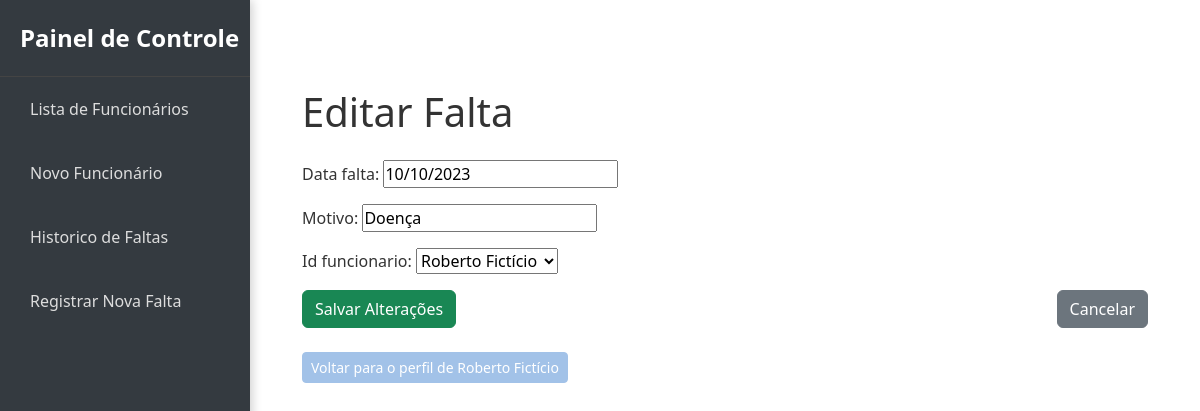
Screenshot of /faltas/editar/10/ with the database file from the repository.
### cadfun/models.py (models this page shows, shortened)
class Falta(models.Model):
    id_falta = models.AutoField(primary_key=True)
    data_falta = models.DateField()
    motivo = models.CharField(max_length=255)
    id_funcionario = models.ForeignKey(Funcionario, on_delete=models.CASCADE, related_name='faltas')

class Funcionario(models.Model):
    id_funcionario = models.AutoField(primary_key=True)
    nome = models.CharField(max_length=100)
    email = models.EmailField()
    telefone = models.CharField(max_length=15)
    cargo = models.CharField(max_length=50)
    setor = models.CharField(max_length=50)
    data_de_admissao = models.DateField()
    salario = models.FloatField()
    def __str__(self):
        return self.nome

### cadfun/views.py (the view, shortened to what this page needs)
# urls.py: path('faltas/editar/<int:pk>/', FaltaUpdateView.as_view(), name='editar_falta'),
class FaltaUpdateView(UpdateView):
    model = Falta
    fields = ['data_falta', 'motivo', 'id_funcionario']
    template_name = 'cadfun/editar_falta.html'
    success_url = reverse_lazy('lista_faltas')
    def get_context_data(self, **kwargs):
        context = super().get_context_data(**kwargs)
        funcionario = self.object.id_funcionario
        context['funcionario'] = funcionario
        return context

### cadfun/templates/cadfun/editar_falta.html (shortened to what this page needs)
{% extends 'base.html' %}
{% block content %}
<div class="container mt-5">
    <h1 class="mb-4">Editar Falta</h1>
    <form method="post">
        <div class="mb-3">
            {{ form.as_p }}
        </div>
        <div class="d-flex justify-content-between">
            <button type="submit" class="btn btn-success">Salvar Alterações</button>
            <a href="{% url 'lista_faltas' %}" class="btn btn-secondary">Cancelar</a>
        </div>
    </form>
    <div class="mt-4">
        <a href="{% url 'funcionario_detail' pk=funcionario.id_funcionario %}" class="btn btn-sm" style="background-color: #a2c2e8; border-color: #a2c2e8; color: white;">Voltar para o perfil de {{ funcionario.nome }}</a>
    </div>
</div>
{% endblock %}

### cadfun/templates/base.html (style rules this page uses)
* { margin: 0; padding: 0; box-sizing: border-box; }
body { font-family: 'Segoe UI', Tahoma, Geneva, Verdana, sans-serif; background-color: #f4f5f7; color: #333; display: flex; height: 100vh; flex-direction: column; overflow: hidden; }

### rows the page displays
Falta: data_falta "10/10/2023", motivo "Doença"
Funcionario: id_funcionario "Roberto Fictício", nome "Roberto Fictício"
